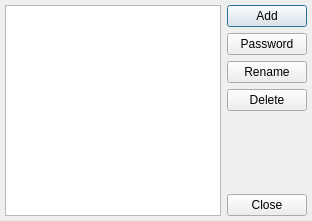
<?xml version="1.0" encoding="UTF-8"?>
<ui version="4.0">
 <class>EditProfilesDialogClass</class>
 <widget class="QDialog" name="EditProfilesDialogClass">
  <property name="geometry">
   <rect>
    <x>0</x>
    <y>0</y>
    <width>312</width>
    <height>221</height>
   </rect>
  </property>
  <property name="windowTitle">
   <string>Edit Profiles</string>
  </property>
  <layout class="QHBoxLayout" name="horizontalLayout">
   <property name="margin">
    <number>5</number>
   </property>
   <item>
    <widget class="QListWidget" name="lstProfiles">
     <property name="selectionBehavior">
      <enum>QAbstractItemView::SelectRows</enum>
     </property>
     <property name="sortingEnabled">
      <bool>true</bool>
     </property>
    </widget>
   </item>
   <item>
    <layout class="QVBoxLayout" name="verticalLayout">
     <item>
      <widget class="QPushButton" name="pbtAdd">
       <property name="text">
        <string>Add</string>
       </property>
      </widget>
     </item>
     <item>
      <widget class="QPushButton" name="pbtPassword">
       <property name="text">
        <string>Password</string>
       </property>
      </widget>
     </item>
     <item>
      <widget class="QPushButton" name="pbtRename">
       <property name="text">
        <string>Rename</string>
       </property>
      </widget>
     </item>
     <item>
      <widget class="QPushButton" name="pbtDelete">
       <property name="text">
        <string>Delete</string>
       </property>
      </widget>
     </item>
     <item>
      <spacer name="verticalSpacer">
       <property name="orientation">
        <enum>Qt::Vertical</enum>
       </property>
       <property name="sizeHint" stdset="0">
        <size>
         <width>20</width>
         <height>40</height>
        </size>
       </property>
      </spacer>
     </item>
     <item>
      <widget class="QPushButton" name="pbtClose">
       <property name="text">
        <string>Close</string>
       </property>
      </widget>
     </item>
    </layout>
   </item>
  </layout>
 </widget>
 <layoutdefault spacing="6" margin="11"/>
 <resources/>
 <connections/>
</ui>
